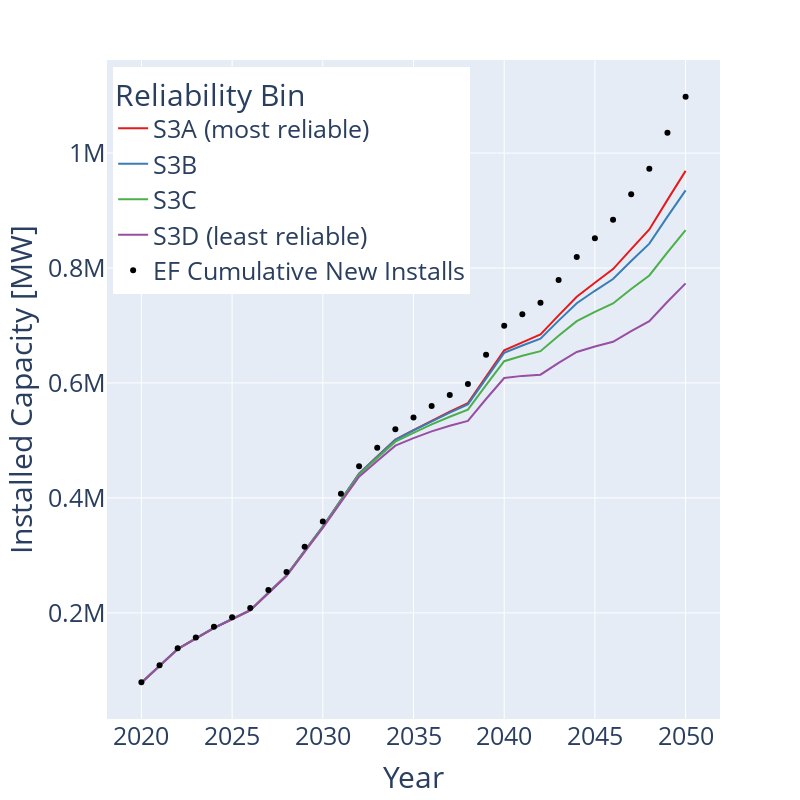

The notebook cell this image was saved under:
### Code cell
filter_col = [col for col in UScum if (col.startswith('Capacity_ABM_Simulation3'))]
df = UScum[filter_col]
df['year'] = list(range(1995,2051))
df = df.melt(id_vars = 'year')
scenario_splices = []
for i in range(0,len(df['variable'])):
    scenario_splices += [df.loc[i,'variable'][26:]]
quality_splices = []
for i in range(0,len(df['variable'])):
    quality_splices += [df.loc[i,'variable'][24]]
df['scenario'] = scenario_splices
df['reliability_bin'] = quality_splices
df = df.drop("variable", axis=1)
df = df[df.year.isin(list(range(2020,2051)))]
df = df[df.scenario.isin(['juliens_baseline'])] #show ABM baseline only

#make bin labels more descriptive
df = df.reset_index()
new_reliability_bin = []
for i in range(0,len(df['reliability_bin'])):
    if df.loc[i,'reliability_bin'] == 'A':
        new_reliability_bin += ['S3A (most reliable)']
    elif df.loc[i,'reliability_bin'] == 'D':
        new_reliability_bin += ['S3D (least reliable)'] 
    elif df.loc[i,'reliability_bin'] == 'B':
        new_reliability_bin += ['S3B'] 
    elif df.loc[i,'reliability_bin'] == 'C':
        new_reliability_bin += ['S3C'] 
    else:
        new_reliability_bin += [df.loc[i,'reliability_bin']]
df['new_reliability_bin'] = new_reliability_bin

fig1 = px.line(df, x='year', y='value', color = 'new_reliability_bin',labels={
                     "year": "Year",
                     "value": "Installed Capacity [MW]",
                    "new_reliability_bin":"Reliability Bin"
                },  color_discrete_sequence=px.colors.qualitative.Set1)
#fig1.update_layout(title_text='Simulation 3: Installed Capacity for Different Reliability Bins', title_x=0.47)
#fig1.for_each_annotation(lambda a: a.update(text=a.text.replace("scenario=better_learning", "Improved learning effect")))
#fig1.for_each_annotation(lambda a: a.update(text=a.text.replace("scenario=juliens_baseline", "ABM baseline")))
#fig1.for_each_annotation(lambda a: a.update(text=a.text.replace("scenario=landfill_ban", "Landfill ban")))
#fig1.update_xaxes(tickangle=-45)
fig1.update_layout(legend=dict(
    yanchor="top",
    y=0.99,
    xanchor="left",
    x=0.01
))
fig1.update_layout(font=dict(size=25), height = 800, width = 800)
ef_values = list(r2.scenario['standard_PVICE'].data['new_Installed_Capacity_[MW]'].cumsum()[25:].values)
fig1.add_trace(go.Scatter(x=list(range(2020,2051)), y=ef_values,
                    mode='markers',
                    name='EF Cumulative New Installs',
                    marker_color = 'black')) 
fig1.show()

### Figure 1 — Plotly figure (JSON) as saved in the notebook; plotly's stock layout.template omitted (floating-point values rounded to 4 significant figures)
{"data": [{"hovertemplate": "Reliability Bin=S3A (most reliable)<br>Year=%{x}<br>Installed Capacity [MW]=%{y}<extra></extra>", "legendgroup": "S3A (most reliable)", "line": {"color": "rgb(228,26,28)", "dash": "solid"}, "mode": "lines", "name": "S3A (most reliable)", "orientation": "v", "showlegend": true, "type": "scatter", "x": [2020, 2021, 2022, 2023, 2024, 2025, 2026, 2027, 2028, 2029, 2030, 2031, 2032, 2033, 2034, 2035, 2036, 2037, 2038, 2039, 2040, 2041, 2042, 2043, 2044, 2045, 2046, 2047, 2048, 2049, 2050], "xaxis": "x", "y": [78540.0, 107900.0, 137100.0, 155500.0, 173700.0, 189200.0, 204600.0, 234900.0, 265100.0, 307800.0, 350100.0, 396400.0, 442300.0, 472000.0, 501300.0, 518000.0, 534500.0, 549900.0, 564900.0, 611000.0, 656600.0, 670700.0, 684300.0, 717500.0, 750100.0, 774400.0, 798100.0, 833000.0, 867100.0, 918600.0, 969000.0], "yaxis": "y"}, {"hovertemplate": "Reliability Bin=S3B<br>Year=%{x}<br>Installed Capacity [MW]=%{y}<extra></extra>", "legendgroup": "S3B", "line": {"color": "rgb(55,126,184)", "dash": "solid"}, "mode": "lines", "name": "S3B", "orientation": "v", "showlegend": true, "type": "scatter", "x": [2020, 2021, 2022, 2023, 2024, 2025, 2026, 2027, 2028, 2029, 2030, 2031, 2032, 2033, 2034, 2035, 2036, 2037, 2038, 2039, 2040, 2041, 2042, 2043, 2044, 2045, 2046, 2047, 2048, 2049, 2050], "xaxis": "x", "y": [78550.0, 107900.0, 137100.0, 155500.0, 173800.0, 189300.0, 204600.0, 235000.0, 265200.0, 307800.0, 350200.0, 396400.0, 442200.0, 471700.0, 500900.0, 517300.0, 533400.0, 548300.0, 562600.0, 607900.0, 652400.0, 665200.0, 677200.0, 708400.0, 738700.0, 760300.0, 780900.0, 812300.0, 842400.0, 889500.0, 935100.0], "yaxis": "y"}, {"hovertemplate": "Reliability Bin=S3C<br>Year=%{x}<br>Installed Capacity [MW]=%{y}<extra></extra>", "legendgroup": "S3C", "line": {"color": "rgb(77,175,74)", "dash": "solid"}, "mode": "lines", "name": "S3C", "orientation": "v", "showlegend": true, "type": "scatter", "x": [2020, 2021, 2022, 2023, 2024, 2025, 2026, 2027, 2028, 2029, 2030, 2031, 2032, 2033, 2034, 2035, 2036, 2037, 2038, 2039, 2040, 2041, 2042, 2043, 2044, 2045, 2046, 2047, 2048, 2049, 2050], "xaxis": "x", "y": [78540.0, 107900.0, 137100.0, 155500.0, 173700.0, 189200.0, 204500.0, 234700.0, 264800.0, 307300.0, 349400.0, 395200.0, 440600.0, 469500.0, 497800.0, 513200.0, 527900.0, 541100.0, 553500.0, 596300.0, 637900.0, 647300.0, 655300.0, 682100.0, 707500.0, 723700.0, 738300.0, 763500.0, 787100.0, 827300.0, 865900.0], "yaxis": "y"}, {"hovertemplate": "Reliability Bin=S3D (least reliable)<br>Year=%{x}<br>Installed Capacity [MW]=%{y}<extra></extra>", "legendgroup": "S3D (least reliable)", "line": {"color": "rgb(152,78,163)", "dash": "solid"}, "mode": "lines", "name": "S3D (least reliable)", "orientation": "v", "showlegend": true, "type": "scatter", "x": [2020, 2021, 2022, 2023, 2024, 2025, 2026, 2027, 2028, 2029, 2030, 2031, 2032, 2033, 2034, 2035, 2036, 2037, 2038, 2039, 2040, 2041, 2042, 2043, 2044, 2045, 2046, 2047, 2048, 2049, 2050], "xaxis": "x", "y": [78500.0, 107800.0, 137000.0, 155400.0, 173500.0, 188900.0, 204100.0, 234200.0, 264000.0, 306100.0, 347600.0, 392700.0, 437000.0, 464400.0, 490900.0, 504000.0, 515800.0, 525600.0, 533900.0, 572100.0, 608600.0, 612300.0, 614400.0, 635000.0, 653900.0, 663500.0, 671600.0, 690300.0, 707500.0, 741200.0, 773300.0], "yaxis": "y"}, {"marker": {"color": "black"}, "mode": "markers", "name": "EF Cumulative New Installs", "type": "scatter", "x": [2020, 2021, 2022, 2023, 2024, 2025, 2026, 2027, 2028, 2029, 2030, 2031, 2032, 2033, 2034, 2035, 2036, 2037, 2038, 2039, 2040, 2041, 2042, 2043, 2044, 2045, 2046, 2047, 2048, 2049, 2050], "y": [79170.0, 108700.0, 138200.0, 157100.0, 176000.0, 192200.0, 208500.0, 239700.0, 271000.0, 315000.0, 358900.0, 407000.0, 455100.0, 487400.0, 519700.0, 539700.0, 559800.0, 579100.0, 598400.0, 649000.0, 699600.0, 719500.0, 739400.0, 779300.0, 819200.0, 851600.0, 884000.0, 928500.0, 972900.0, 1035000.0, 1098000.0]}], "layout": {"font": {"size": 25}, "height": 800, "legend": {"title": {"text": "Reliability Bin"}, "tracegroupgap": 0, "x": 0.01, "xanchor": "left", "y": 0.99, "yanchor": "top"}, "margin": {"t": 60}, "width": 800, "xaxis": {"anchor": "y", "domain": [0, 1], "title": {"text": "Year"}}, "yaxis": {"anchor": "x", "domain": [0, 1], "title": {"text": "Installed Capacity [MW]"}}}}
